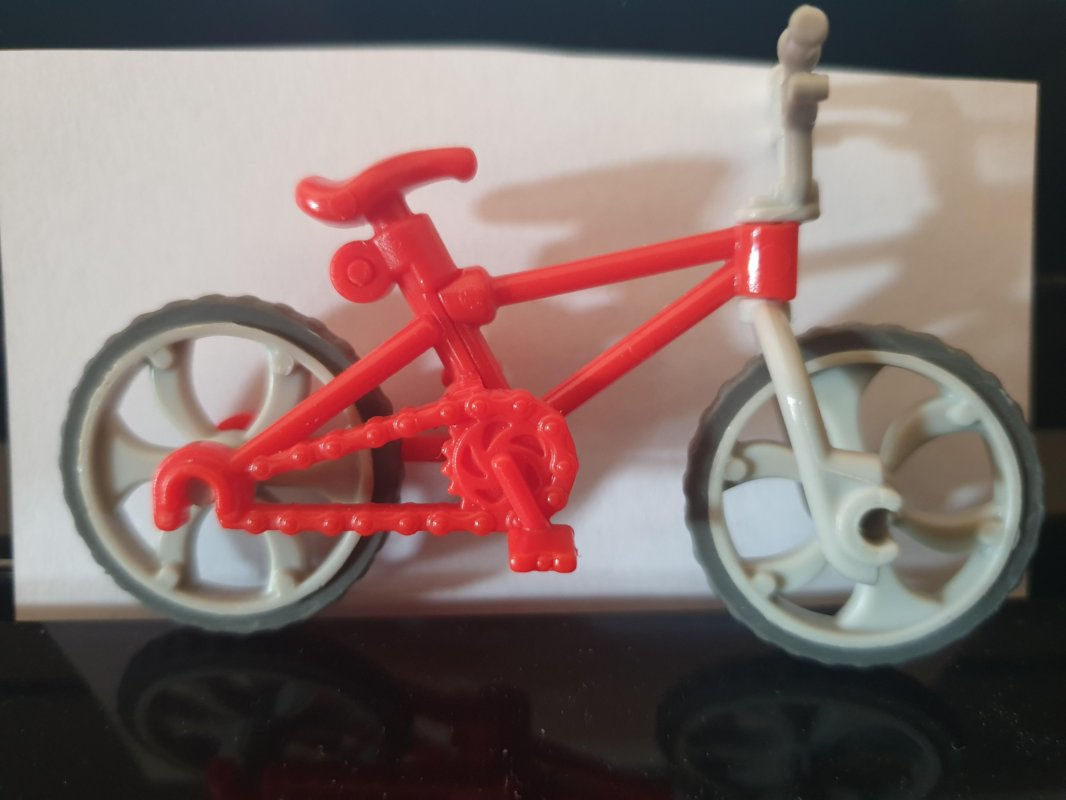
//> input picture Task01-Edge detection/resources/img1.jpg, 1066 x 800 px
$ ./main ../resources/img1.jpg   (built with g++ and OpenCV 4)
//> lines starting //> are read from the running program, lines starting //| are printed output that depends on the picture
//> further down, image1 is the input picture: 800 rows x 1066 cols, CV_8UC3; mean B, G, R 106.1, 108.7, 129.8
#include <iostream>
#include <string>
#include <opencv2/highgui/highgui.hpp>
#include <opencv2/imgproc/imgproc.hpp>

const std::string res1_rel_path = "../../resources/img1.jpg";
const std::string res2_rel_path = "../../resources/img2.jpg";
const std::string w1_name = "Example_in";
const std::string w2_name = "Example_out";

struct Image_Pack{
    int stddev[2] = {0,0};
    int threshholds[2] = {0,0};
    cv::Mat& m_in,m_o_blurred,m_o_cannied;
    cv::Size& m_s;
    Image_Pack(cv::Mat& in, cv::Mat& o_blurred, cv::Mat& o_cannied, cv::Size& s) : m_in{in}, m_o_blurred{o_blurred},
                                                                                   m_o_cannied{o_cannied}, m_s{s}
    {};
};

void output_window(Image_Pack& pack) {
    cv::GaussianBlur(pack.m_in, pack.m_o_blurred, pack.m_s, pack.stddev[0], pack.stddev[1]);
//> pack.stddev = [0, 0]
    cv::Canny(pack.m_o_blurred, pack.m_o_cannied, pack.threshholds[0], pack.threshholds[1]);
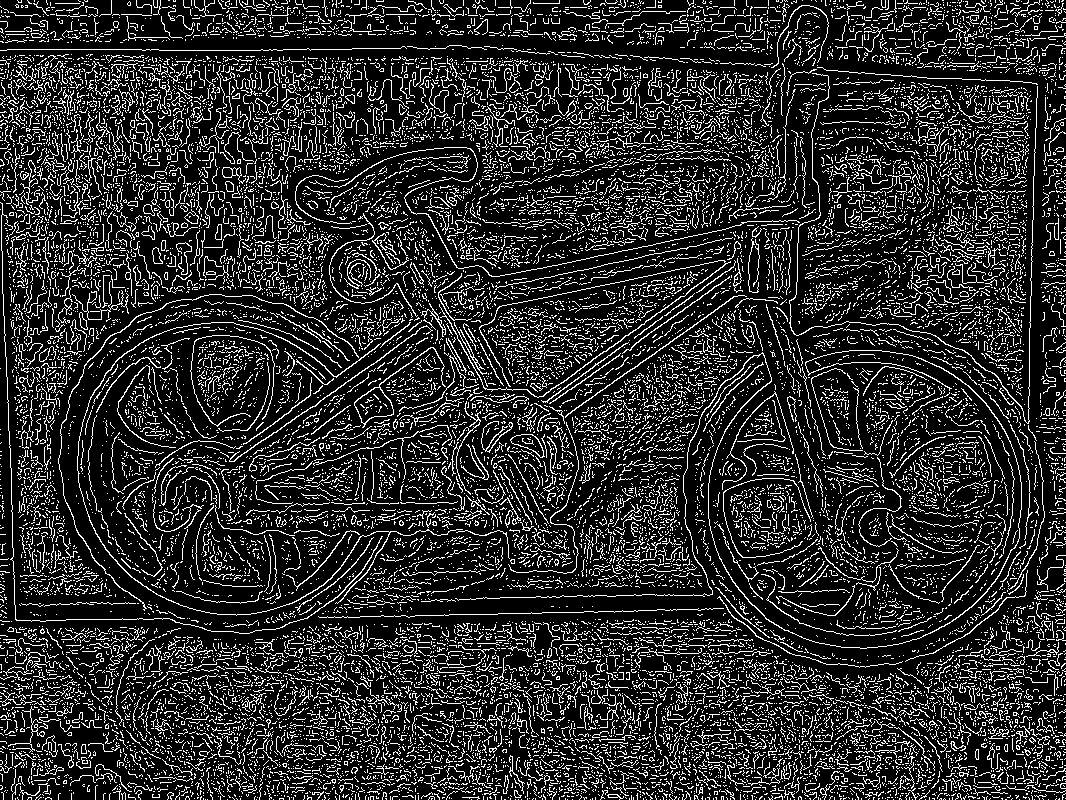
//> pack.m_o_cannied: 800 rows x 1066 cols, CV_8UC1; 17% white in thin lines or dots
//> pack.threshholds = [0, 0]
    cv::imshow(w2_name, pack.m_o_cannied);
}

int main (int argc, char** argv) {
    cv::Mat image1;
    if(argc != 2) {
        std::cout << "Usage: ./Task01 <path_to_image>|<1>|<2>";
        return -1;
    }
    std::string temp_arg(argv[1]);
    if(temp_arg == "1") {
        image1 = cv::imread(res1_rel_path);
    }

    else if(temp_arg == "2") {
        image1 = cv::imread(res2_rel_path);
    }
    else {
        image1 = cv::imread(argv[1]);
    }
    cv::Mat o_blurred, o_cannied;
    cv::Size s{5,5};
    Image_Pack pack1(image1, o_blurred, o_cannied,s);

    cv::namedWindow(w1_name,cv::WINDOW_NORMAL);
    cv::namedWindow(w2_name,cv::WINDOW_NORMAL);
    cv::resizeWindow(w1_name,1200,800);
    cv::resizeWindow(w2_name,1200,800);
    cv::createTrackbar("stddev_x",w2_name,&pack1.stddev[0],25,[](int position, void* params){
            auto* casted = reinterpret_cast<Image_Pack*>(params);
            casted->stddev[0] = position;
            output_window(*casted);

    },&pack1);
    cv::createTrackbar("stddev_y",w2_name,&pack1.stddev[1],25,[](int position, void* params){
            auto* casted = reinterpret_cast<Image_Pack*>(params);
            casted->stddev[1] = position;
            output_window(*casted);
    },&pack1);
    cv::createTrackbar("t1",w2_name,&pack1.threshholds[0],25,[](int position, void* params){
            auto* casted = reinterpret_cast<Image_Pack*>(params);
            casted->threshholds[0] = position;
            output_window(*casted);
    },&pack1);
    cv::createTrackbar("t2",w2_name,&pack1.threshholds[1],25,[](int position, void* params){
            auto* casted = reinterpret_cast<Image_Pack*>(params);
            casted->threshholds[1] = position;
            output_window(*casted);
    },&pack1);

    cv::imshow(w1_name,image1);
    output_window(pack1);
    cv::waitKey(0);
    return 0;
}

$ run again, with Task01-Edge detection/resources/usage1.png saved as Task01-Edge detection/resources/img1.jpg
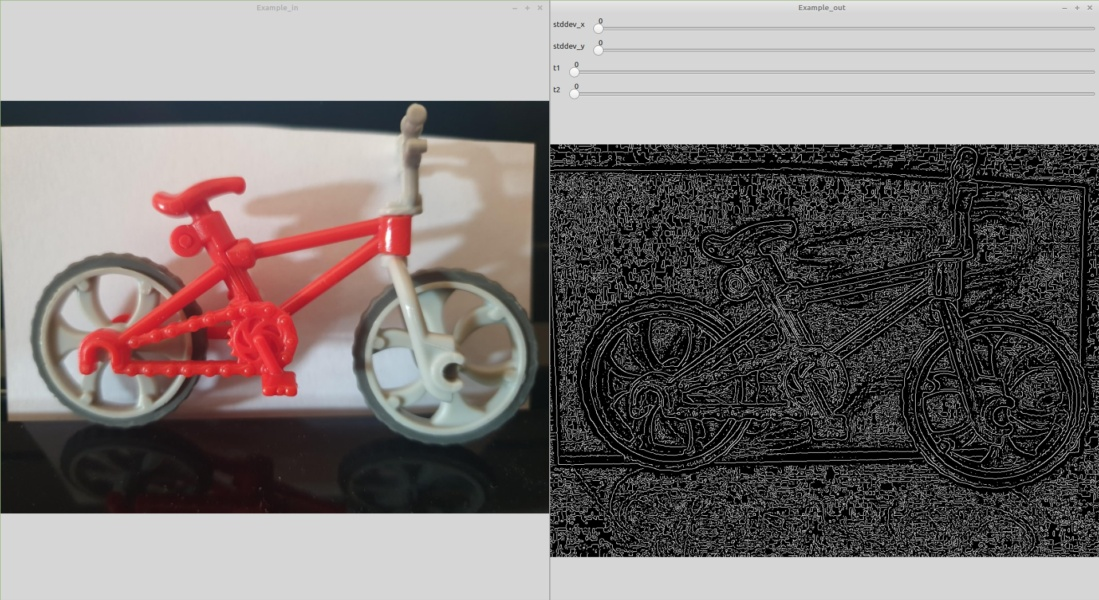
//> input picture Task01-Edge detection/resources/usage1.png, 1099 x 600 px
//> image1 is the input picture: 600 rows x 1099 cols, CV_8UC3; mean B, G, R 118, 119, 126.2
//> pack.stddev = [0, 0]
//> in output_window, `cv::Canny(pack.m_o_blurred, pack.m_o_cannied, pack.threshholds[0], pac..`:
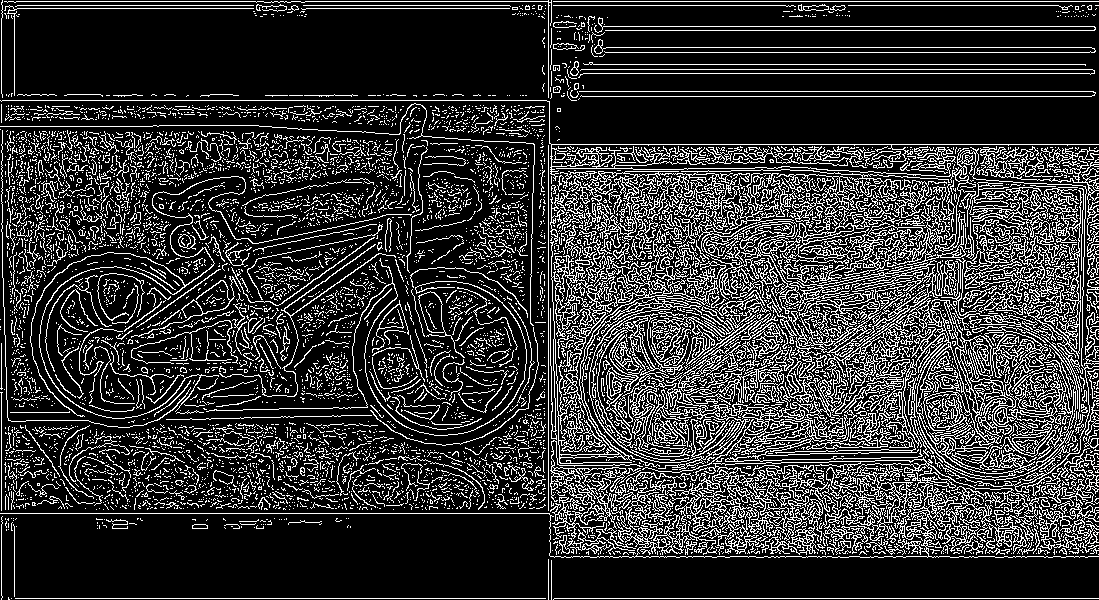
//> pack.m_o_cannied: 600 rows x 1099 cols, CV_8UC1; 20.2% white in thin lines or dots

$ run again, with Task01-Edge detection/resources/usage2.png saved as Task01-Edge detection/resources/img1.jpg
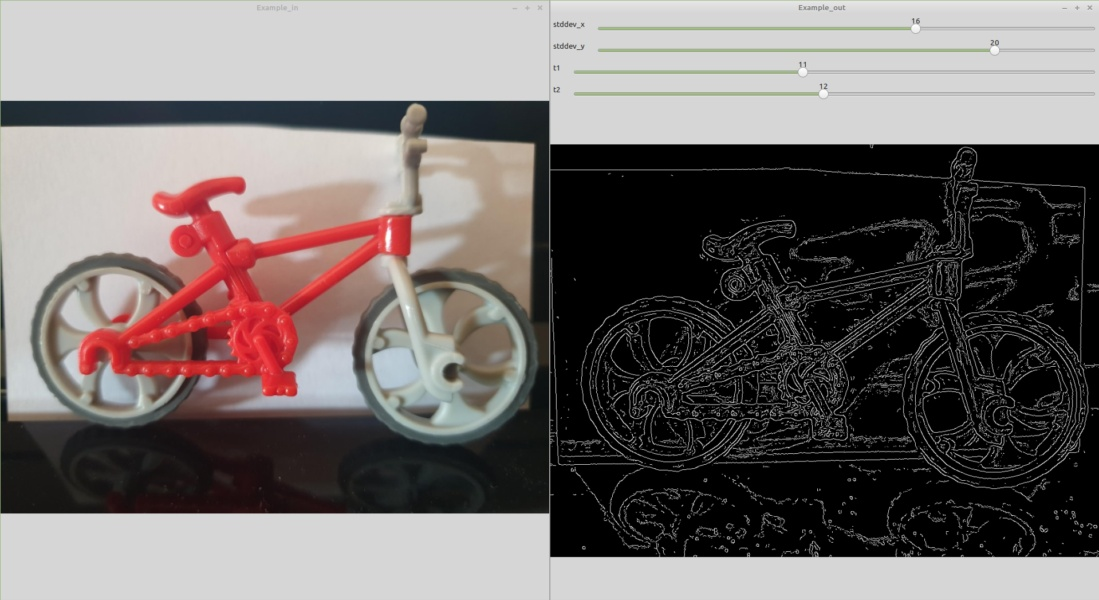
//> input picture Task01-Edge detection/resources/usage2.png, 1099 x 600 px
//> image1 is the input picture: 600 rows x 1099 cols, CV_8UC3; mean B, G, R 108, 109.2, 116.3
//> pack.stddev = [0, 0]
//> in output_window, `cv::Canny(pack.m_o_blurred, pack.m_o_cannied, pack.threshholds[0], pac..`:
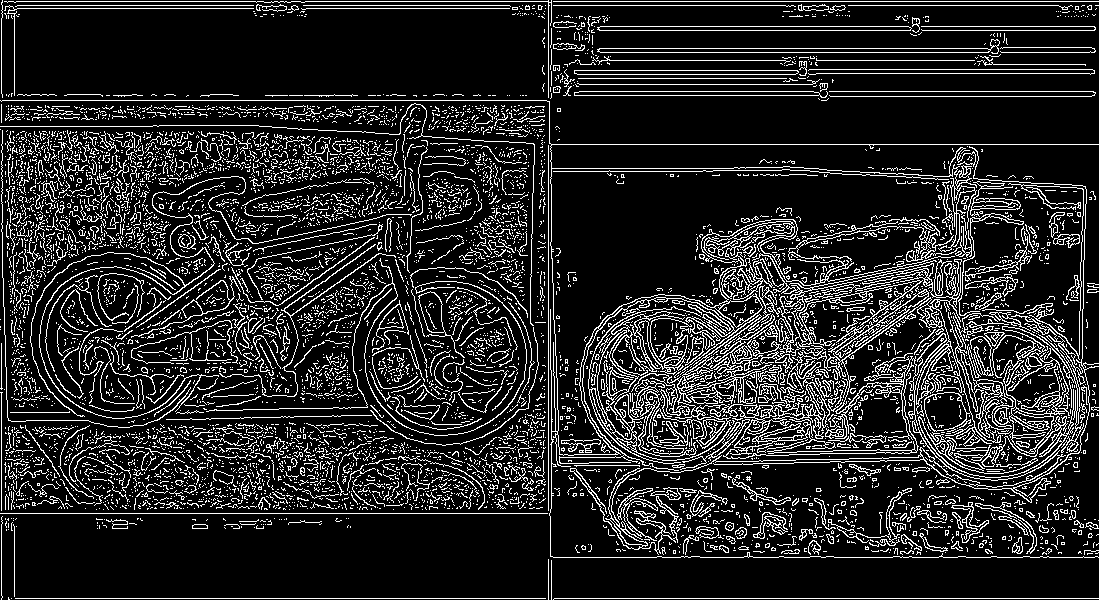
//> pack.m_o_cannied: 600 rows x 1099 cols, CV_8UC1; 14.9% white in thin lines or dots
